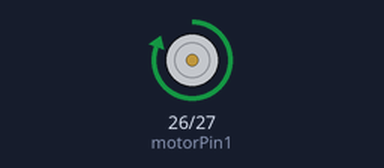
Recording of a sketch running on a simulated ESP32. Parts: motor-driver pin pairs drawn as motors (green arrow = first pin HIGH = forward, orange = second pin HIGH = backward, longer = more drive).

Above: at 1.0 s.
At 3.0 s:
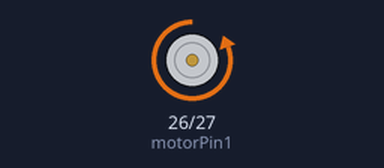
Timing chart, 0 to 5.2 s (numbered marks = the images above):
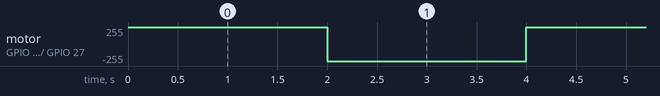

The sketch:

Motor.ino
```cpp
// 示例 1：电机正反转控制
// 说明：使用两个引脚控制一个电机正转2秒，反转2秒，循环往复

const int motorPin1 = 26; // 定义连接电机正极的GPIO引脚为26
const int motorPin2 = 27; // 定义连接电机负极的GPIO引脚为27

void setup() {
  pinMode(motorPin1, OUTPUT); // 设置motorPin1为输出模式
  pinMode(motorPin2, OUTPUT); // 设置motorPin2为输出模式
}

void loop() {
  // 电机正转：将motorPin1设置为高电平，motorPin2设置为低电平
  // 使电流从Pin1流向Pin2，从而带动电机正转
  digitalWrite(motorPin1, HIGH);
  digitalWrite(motorPin2, LOW);
  delay(2000); // 保持正转状态2秒（2000毫秒）

  // 电机反转：将motorPin1设置为低电平，motorPin2设置为高电平
  // 使电流方向反过来，从而带动电机反转
  digitalWrite(motorPin1, LOW);
  digitalWrite(motorPin2, HIGH);
  delay(2000); // 保持反转状态2秒

  // 循环继续，从正转开始
}
```

Measured:
- by itself, motor on GPIO 26 (motorPin1) / GPIO 27 (motorPin2): alternates forward 255/255 for 2.0 s and backward 255/255 for 2.0 s
